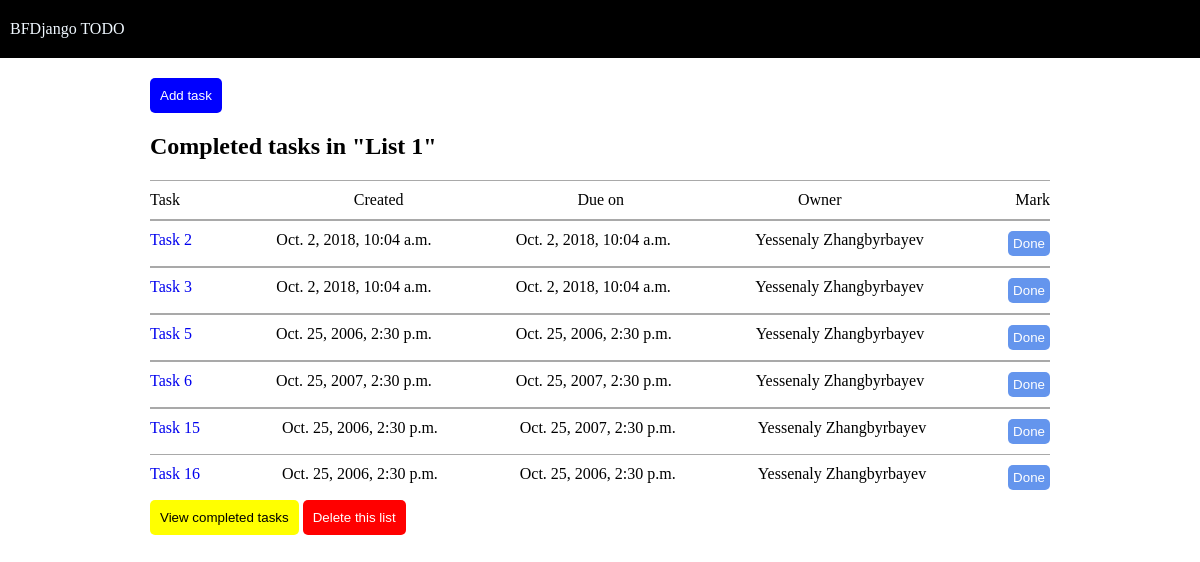
The page /main/completed_tasks on the database its author committed.
### main/models.py (models this page shows)
class Task(models.Model):
    create_date = models.DateTimeField()
    due_date = models.DateTimeField()
    owner = models.ForeignKey(Owner , on_delete = models.CASCADE)
    done_status = models.BooleanField(default = True)

class Owner(models.Model):
    first_name = models.CharField(max_length = 30)
    last_name = models.CharField(max_length = 30)
    email = models.CharField(max_length = 30)
    def __str__(self):
        return self.first_name+' '+self.last_name

### main/views.py (the view)
# urls.py: path('completed_tasks' , views.completed_tasks , name = "completed_tasks"),
def completed_tasks(request):
    tasks = Task.objects.filter(done_status = True)
    todo_list = {
        'tasks': tasks
    }
    return render(request, 'completed_todo_list.html', todo_list)

### main/templates/completed_todo_list.html (shortened to what this page needs)
{% load static %}
<!DOCTYPE html>
<html lang="en">
<head>
    <link rel="stylesheet" href="{% static 'css/completed_todo_list-style.css' %}">
</head>
<body class = "page">
<header class = "header">
    BFDjango TODO
</header>
    {% block content %}
    <div class = "page__content-wrapper content-wrapper">
    <button type="button" class="add add--style content-wrapper__add">Add task</button>
    <h2>Completed tasks in "List 1"</h2>
    <ul class="content">
        <li class="content__item">
            <div class="col">Task</div>
            <div class="col">Created</div>
            <div class="col">Due on</div>
            <div class="col">Owner</div>
            <div class="col">Mark</div>
        </li>
        {% for task in tasks %}
            <li class="content__item">
                <a href="#">Task {{task.id}}</a>
                <div>{{task.create_date}}</div>
                <div>{{task.due_date}}</div>
                <div>{{task.owner}}</div>
                <button type="button" class="done">
                    {% if task.done_status %}
                        Done
                    {% else %}
                        Not done
                    {% endif %}
                </button>
            </li>
        {% endfor %}
    </ul>
    <button class = "view">View completed tasks</button>
    <button class = "delete">Delete this list</button>
    </div>
{% endblock %}
</body>
</html>

### main/static/css/completed_todo_list-style.css (style rules this page uses)
.header { background-color: black; color: aliceblue; padding-top: 20px; padding-bottom: 20px; padding-left: 10px; margin-bottom: 20px; }
.page { padding: 0; margin: 0; }
.page__content-wrapper { width: 900px; margin: 0 auto; }
.add { border-radius: 5px; background-color: blue; border: none; color: white; padding: 10px; }
.content { list-style: none; margin: 0; padding: 0; }
.content__item { display: flex; justify-content: space-between; padding-bottom: 10px; padding-top: 10px; border-bottom: 1px solid darkgray; border-top: 1px solid darkgray; }
.content__item:last-child { border: none; }
.done { border-radius: 5px; background-color: cornflowerblue; border: none; color: white; padding: 5px; }
.view { display: inline-block; border-radius: 5px; background-color: yellow; border: none; padding: 10px; }
.delete { display: inline-block; border-radius: 5px; background-color: red; border: none; color: white; padding: 10px; }
a { text-decoration: none; }

### rows shown on the page
Task: id "2", create_date "Oct. 2, 2018, 10:04 a.m.", due_date "Oct. 2, 2018, 10:04 a.m.", owner "Yessenaly Zhangbyrbayev", done_status "Done"
Task: id "3", create_date "Oct. 2, 2018, 10:04 a.m.", due_date "Oct. 2, 2018, 10:04 a.m.", owner "Yessenaly Zhangbyrbayev", done_status "Done"
Task: id "5", create_date "Oct. 25, 2006, 2:30 p.m.", due_date "Oct. 25, 2006, 2:30 p.m.", owner "Yessenaly Zhangbyrbayev", done_status "Done"
Task: id "6", create_date "Oct. 25, 2007, 2:30 p.m.", due_date "Oct. 25, 2007, 2:30 p.m.", owner "Yessenaly Zhangbyrbayev", done_status "Done"
Task: id "15", create_date "Oct. 25, 2006, 2:30 p.m.", due_date "Oct. 25, 2007, 2:30 p.m.", owner "Yessenaly Zhangbyrbayev", done_status "Done"
Task: id "16", create_date "Oct. 25, 2006, 2:30 p.m.", due_date "Oct. 25, 2006, 2:30 p.m.", owner "Yessenaly Zhangbyrbayev", done_status "Done"
